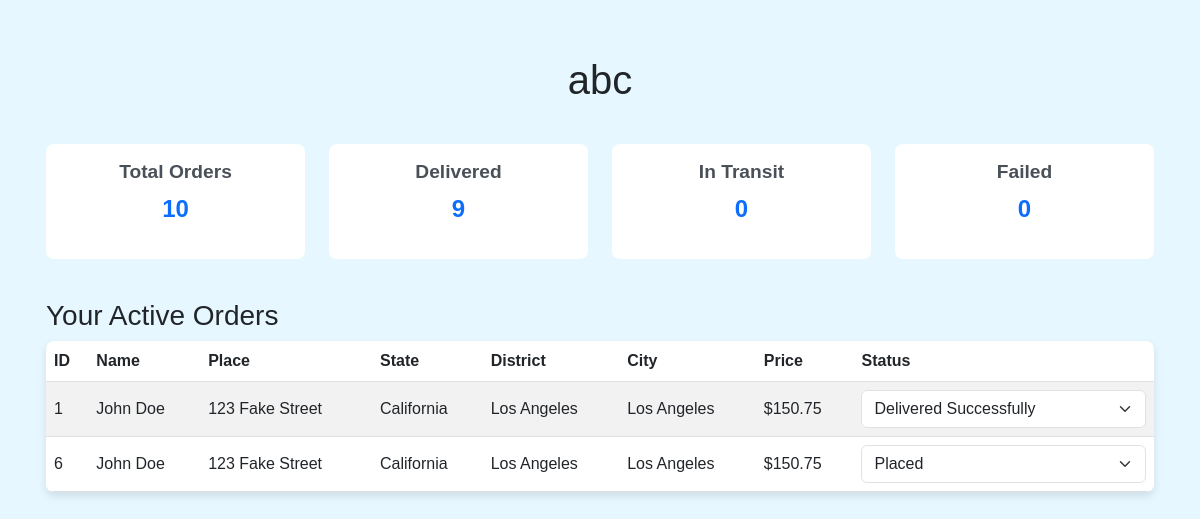
Screenshot of /partner_dash (signed in) with the database file from the repository.
### models.py (models this page shows, shortened)
class User(UserMixin,db.Model):
    id = db.Column(db.Integer, primary_key=True)
    firstname = db.Column(db.String(80), nullable=False)
    lastname = db.Column(db.String(80), nullable=False)
    email = db.Column(db.String(120), unique=True, nullable=False)
    address = db.Column(db.String(120), nullable=False)
    pincode = db.Column(db.Float, nullable=False)
    password = db.Column(db.String(200), nullable=False)
    role = db.Column(db.String(10), nullable=False)

class Stats(db.Model):
    __tablename__ = 'stats'
    id = db.Column(db.Integer, primary_key=True)
    total_orders = db.Column(db.Integer, default=0)
    delivered = db.Column(db.Integer, default=0)
    in_transit = db.Column(db.Integer, default=0)
    failed = db.Column(db.Integer, default=0)

class Order(db.Model):
    __tablename__ = 'orders'
    id = db.Column(db.Integer, primary_key=True)
    customer_name = db.Column(db.String(100), nullable=False)
    place = db.Column(db.String(100), nullable=False)
    state = db.Column(db.String(100), nullable=False)
    pincode = db.Column(db.Float, nullable=False)
    district = db.Column(db.String(100), nullable=False)
    city = db.Column(db.String(100), nullable=False)
    price = db.Column(db.Float, nullable=False)
    status = db.Column(db.String(50), nullable=False)

### views.py (the view)
@bp.route('/partner_dash')
def dashboard():
    user = {'name': current_user.firstname, 'pincode':current_user.pincode}
    stats = Stats.query.first()  # Assuming there's only one stats row for simplicity
    if not stats:
        stats = Stats(total_orders=0, delivered=0, in_transit=0, failed=0)
        db.session.add(stats)
        db.session.commit()
    orders = Order.query.filter_by(pincode=user['pincode']).all()
    return render_template('delivery_person_dashboard.html', user=user, stats=stats, orders=orders)

### __init__.py (called while the page is built)
@login_manager.user_loader
def load_user(user_id):
    return models.User.query.get(int(user_id))

### delivery_person_dashboard.html (shortened to what this page needs)
<!DOCTYPE html>
<html lang="en">
<head>
  <link href="https://cdn.jsdelivr.net/npm/bootstrap@5.3.0-alpha3/dist/css/bootstrap.min.css" rel="stylesheet">
</head>
<body>
  <div class="container mt-4">
    <h1 class="text-center mb-4">{{ user.name }}</h1>
    <div class="row text-center">
      <div class="col-md-3">
        <div class="stat-card">
          <h5>Total Orders</h5>
          <p class="stat-number">{{ stats.total_orders }}</p>
        </div>
      </div>
      <div class="col-md-3">
        <div class="stat-card">
          <h5>Delivered</h5>
          <p class="stat-number">{{ stats.delivered }}</p>
        </div>
      </div>
      <div class="col-md-3">
        <div class="stat-card">
          <h5>In Transit</h5>
          <p class="stat-number">{{ stats.in_transit }}</p>
        </div>
      </div>
      <div class="col-md-3">
        <div class="stat-card">
          <h5>Failed</h5>
          <p class="stat-number">{{ stats.failed }}</p>
        </div>
      </div>
    </div>
    <div class="mt-4">
      <h3>Your Active Orders</h3>
      <table class="table table-striped">
        <thead>
          <tr>
            <th>ID</th>
            <th>Name</th>
            <th>Place</th>
            <th>State</th>
            <th>District</th>
            <th>City</th>
            <th>Price</th>
            <th>Status</th>
          </tr>
        </thead>
        <tbody>
          {% for order in orders %}
          <tr>
            <td>{{ order.id }}</td>
            <td>{{ order.customer_name }}</td>
            <td>{{ order.place }}</td>
            <td>{{ order.state }}</td>
            <td>{{ order.district }}</td>
            <td>{{ order.city }}</td>
            <td>${{ order.price }}</td>
            <td>
              <form action="{{ url_for('views.update_status', order_id=order.id) }}" method="POST">
                <select name="status" class="form-select" onchange="this.form.submit()">
                  <option value="Placed" {% if order.status == "Placed" %}selected{% endif %}>Placed</option>
                  <option value="Delivered Successfully" {% if order.status == "Delivered Successfully" %}selected{% endif %}>Delivered Successfully</option>
                </select>
              </form>
            </td>
          </tr>
          {% endfor %}
        </tbody>
      </table>
    </div>
  </div>
</body>
</html>

### delivery_person_dashboard.html (style rules this page uses)
body { font-family: 'Arial', sans-serif; background-color:rgb(230, 247, 255); margin: 0; padding: 0; }
.stat-card { border: none; border-radius: 8px; background-color: #ffffff; transition: transform 0.2s ease-in-out, box-shadow 0.2s ease-in-out; padding: 1rem; margin: 1rem 0; text-align: center; }
.stat-card h5 { font-size: 1.2rem; font-weight: 600; margin-bottom: 0.5rem; color: #495057; }
.stat-card .stat-number { font-size: 1.5rem; font-weight: 700; color: #0d6efd; }
.container { padding: 2rem 1rem; }
table { width: 100%; border-collapse: collapse; background-color: #ffffff; border-radius: 8px; overflow: hidden; box-shadow: 0px 4px 8px rgba(0, 0, 0, 0.1); }
table thead { background-color:rgb(198, 228, 252); }
table thead th { text-align: left; padding: 1rem; font-weight: 600; color: #495057; }
table tbody tr { border-bottom: 1px solid #dee2e6; }
table tbody td { padding: 1rem; color: #333; vertical-align: middle; }
form select { border: 1px solid #ced4da; border-radius: 4px; padding: 0.4rem 0.6rem; background-color: #ffffff; color: #333; transition: border-color 0.3s; }

### rows the page displays
User: name "abc"
Stats: total_orders "10", delivered "9", in_transit "0", failed "0"
Order: id "1", customer_name "John Doe", place "123 Fake Street", state "California", district "Los Angeles", city "Los Angeles", price "150.75", status "Delivered Successfully"
Order: id "6", customer_name "John Doe", place "123 Fake Street", state "California", district "Los Angeles", city "Los Angeles", price "150.75"
